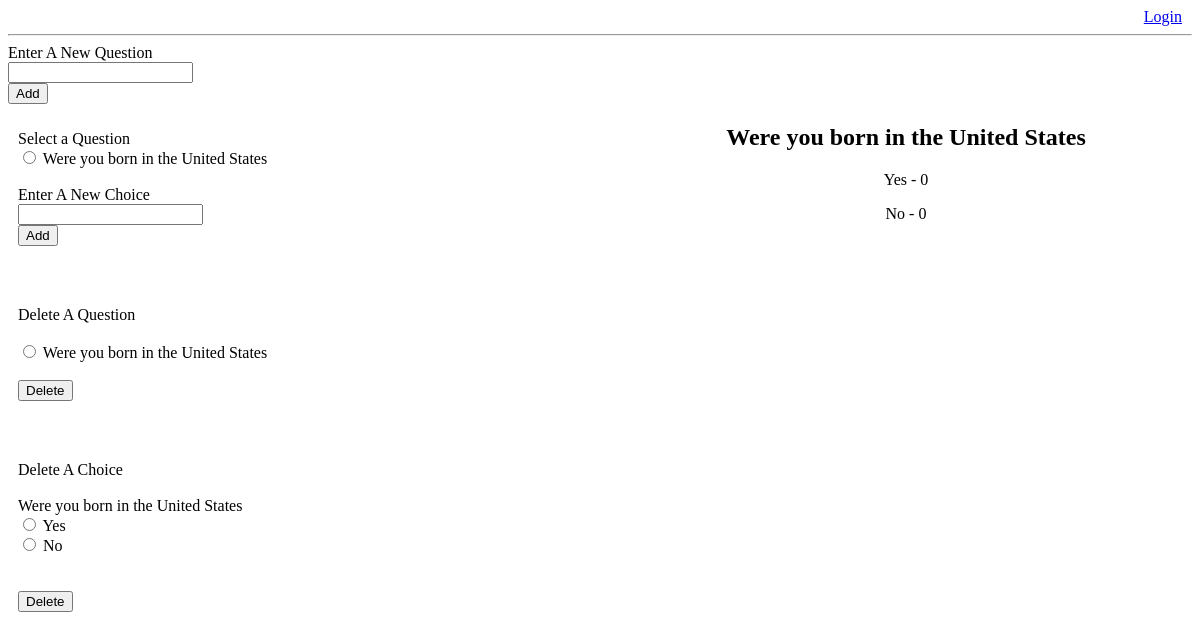
The app's page /questions/adminPage/ with its own data.
### questions/models.py (models this page shows)
class Question(models.Model):
    question_text = models.CharField(max_length=200)
    has_voted_on = models.BooleanField(default=False)
    def __str__(self):
        return self.question_text

class Choice(models.Model):
    question = models.ForeignKey(Question, on_delete=models.CASCADE)
    choice_text = models.CharField(max_length=200)
    votes = models.IntegerField(default=0)
    def __str__(self):
        return self.choice_text

### questions/views.py (the view)
def adminPage(request):
	question_list = Question.objects.all()
	choices = Choice.objects.all()
	context = {'questions': question_list, 'choices': choices}
	return render(request, 'adminPage.html', context)

### questions/templates/adminPage.html (shortened to what this page needs)
{% extends 'base.html' %}
{% load static %}
{% block content %}
<link rel="stylesheet" type="text/css" href="{% static 'questions/style.css' %}" />
<form action="/questions/add_question/" method="post" >
    <label>Enter A New Question</label><br>
    <input type="text" name="question">
    <br />
    <input type="submit" value="Add" />
</form>
{% if questions %}
<form action="/questions/add_choice/" method="post" class='adminForm'>
   <label>Select a Question</label><br>
   {% for question in questions %}
        <input type="radio" name="question" id="choice{{ forloop.counter }}" value="{{ question.id }}" />
        <label for="choice{{ forloop.counter }}">{{ question }}</label><br>
    {% endfor %}
    <br>
    <label>Enter A New Choice</label><br>
    <input type="text" name="choice">
    <br />
    <input type="submit" value="Add" />
</form>
<form action="/questions/delete_question/" method="post" class='adminForm'>
    <label>Delete A Question</label><br><br>
    {% for question in questions %}
        <input type="radio" name="question" id="choice{{ forloop.counter }}" value="{{ question.id }}" />
        <label for="choice{{ forloop.counter }}">{{ question }}</label><br />
    {% endfor %}
    <br />
    <input type="submit" value="Delete" />
</form>
<form action="/questions/delete_choice/" method="post" class='adminForm'>
   <label>Delete A Choice</label><br><br>
   {% for question in questions %}
        <label >{{ question }}</label><br>
        {% for choice in question.choice_set.all %}
            <input type="radio" name="choice" id="choice{{ forloop.counter }}" value="{{ choice.id }}" />
            <label for="choice{{ forloop.counter }}">{{ choice.choice_text }}</label><br>
        {% endfor %}<br>
    {% endfor %}
    <br>
    <input type="submit" value="Delete" />
</form>
    {% for question in questions %}
        <h2 class='center'>{{question}}</h2>
        {% for choice in choices %}
            {% if choice.question == question %}
                <ul class='center'>{{choice}} - {{choice.votes}}</ul>
            {% endif %}
        {% endfor %}
    {% endfor %}
{% else %}
    <h2 class='right'>There are currently no questions created.</h2>
{% endif %}
{% endblock %}

### questions/static/questions/style.css (style rules this page uses)
.center { text-align: center; }
.adminForm { margin-bottom: 40px; padding: 10px; width: 50%; float: left; }

### records on screen
Question: question_text "Were you born in the United States"
Choice: choice_text "Yes", votes "0"
Choice: choice_text "No", votes "0"
